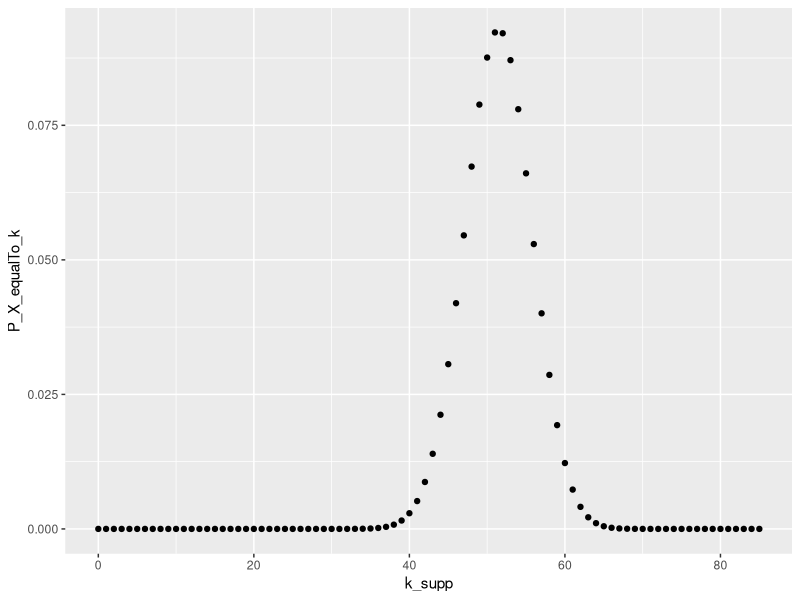
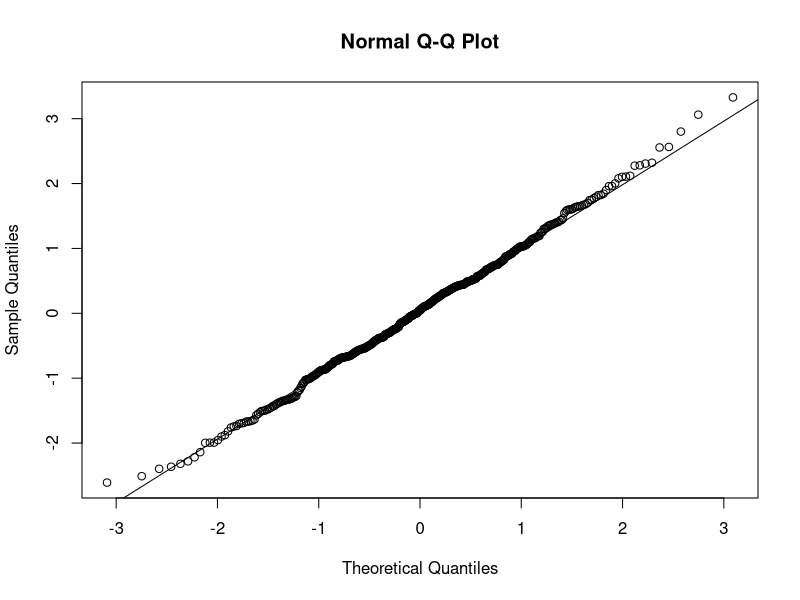
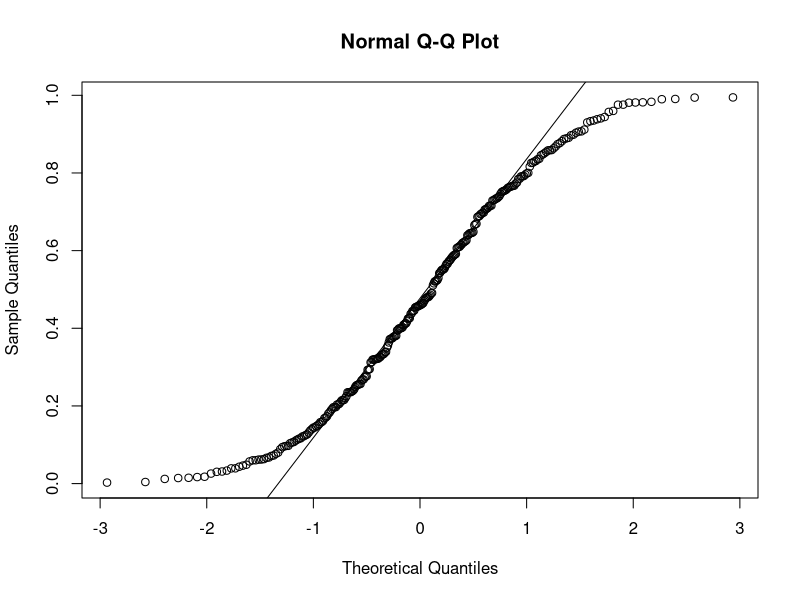

Write R code to recreate these figures, in order.
## ---- chunk 1
knitr::opts_chunk$set(echo = TRUE)
library(ggplot2)
## ---- chunk 2
# Say we have the following (contingency) table
n_non_smoke_disease <- 35
n_smoke_disease <- 50
n_non_smoke_healthy <- 500
n_smoke_healthy <- 300

disease_smoke_tbl <- data.frame('disease' = c(n_non_smoke_disease, n_smoke_disease), 
                                'healthy' = c(n_non_smoke_healthy, n_smoke_healthy))

rownames(disease_smoke_tbl) <- c('non-smoke', 'smoke')

disease_smoke_tbl

# Then, we compare the disease proportions of smoke and non-smoke people.

# Null hypothesis H_0: p = p0. 
# - p is the diease proportion of one condition, non-smoke or smoke. 
# - p0 is the disease proportion of the other condition, and we take 
#   p0 as constant to perform one-sample proportion test. 

# If we use the disease proportion of smoke as p0:
prop.test(x = disease_smoke_tbl['non-smoke', 'disease'], n = sum(disease_smoke_tbl['non-smoke',]),
          p = disease_smoke_tbl['smoke', 'disease'] / sum(disease_smoke_tbl['smoke', ]),
          alternative = 'two.sided', correct = F)

# If we use the disease proportion of non-smoke as p0:
prop.test(x = disease_smoke_tbl['smoke', 'disease'], n = sum(disease_smoke_tbl['smoke',]),
          p = disease_smoke_tbl['non-smoke', 'disease'] / sum(disease_smoke_tbl['non-smoke', ]),
          alternative = 'two.sided', correct = F)

# If we use two-sample proportion test
prop.test(x = as.matrix(disease_smoke_tbl), alternative = 'two.sided', correct = F)
## ---- chunk 3
# sc represents statistical convention
sc_disease_smoke_tbl <- disease_smoke_tbl
sc_disease_smoke_tbl$total = rowSums(sc_disease_smoke_tbl)
sc_disease_smoke_tbl <- rbind(sc_disease_smoke_tbl, colSums(sc_disease_smoke_tbl))
rownames(sc_disease_smoke_tbl)[3] <- 'total'
sc_disease_smoke_tbl
## ---- chunk 4
# df is the shorthand for data frame.
disease_smoke_raw_df <- data.frame(
  disease = c(rep('yes', n_non_smoke_disease + n_smoke_disease), 
              rep('no', n_non_smoke_healthy + n_smoke_healthy)),
  smoke = c(rep('yes', n_smoke_disease), rep('no', n_non_smoke_disease),
            rep('yes', n_smoke_healthy), rep('no', n_non_smoke_healthy)),
  stringsAsFactors = F
)
head(disease_smoke_raw_df)

# Then, we prepare replace yes or no with more informative values.
# disease column:
# - yes -> disease
# - no  -> non-disease
# 
# smoke column
# - yes -> smoke
# - no  -> non-smoke
informative_ds_raw_df <- data.frame(
  disease = sapply(disease_smoke_raw_df$disease, function(x) {
    if (x == 'yes') {
      return('disease')
    } else if (x == 'no') {
      return('non-disease')
    } else {
      stop(paste("Unkown disease condition", x))
    }
  }), 
  smoke = sapply(disease_smoke_raw_df$smoke, function(x) {
    if (x == 'yes') {
      return('smoke')
    } else if (x == 'no') {
      return('non-smoke')
    } else {
      stop(paste("Unkown smoke condition", x))
    }
  })
)

# Generate contingency table
ds_2x2_tbl <- table(informative_ds_raw_df$smoke, informative_ds_raw_df$disease)
ds_2x2_tbl

# Identical to original table
disease_smoke_tbl
## ---- chunk 5
# Print the 2x2 table again
ds_2x2_tbl

# Perform chi square test
chisq.test(ds_2x2_tbl, correct = F)

# Compare to prop.test
prop.test(x = as.matrix(disease_smoke_tbl), alternative = 'two.sided', correct = F)
## ---- chunk 6
# This lists the number and marginal **sums**
sc_disease_smoke_tbl

# This lists the proportion and marginal **proportions**
sc_disease_smoke_tbl / sc_disease_smoke_tbl['total', 'total']

## ---- chunk 7
ds_2x2_tbl
n <- sum(ds_2x2_tbl)

p11 <- rowSums(ds_2x2_tbl)[1] / n * colSums(ds_2x2_tbl)[1] / n
p12 <- rowSums(ds_2x2_tbl)[1] / n * colSums(ds_2x2_tbl)[2] / n
p21 <- rowSums(ds_2x2_tbl)[2] / n * colSums(ds_2x2_tbl)[1] / n
p22 <- rowSums(ds_2x2_tbl)[2] / n * colSums(ds_2x2_tbl)[2] / n

e11 <- p11 * n
e12 <- p12 * n
e21 <- p21 * n
e22 <- p22 * n

x2_helper <- function(o, e) {
  return((o - e)^2 / e)
}

x2 <- x2_helper(ds_2x2_tbl[1, 1], e11) + 
      x2_helper(ds_2x2_tbl[1, 2], e12) + 
      x2_helper(ds_2x2_tbl[2, 1], e21) + 
      x2_helper(ds_2x2_tbl[2, 2], e22)
names(x2) <- 'x_square'
x2

# This is identical to the result of chisq.test
chisq.test(ds_2x2_tbl, correct = F)$statistic
## ---- chunk 8
ds_2x2_tbl

# Apply Fisher's exact test
fisher.test(ds_2x2_tbl, alternative='two.sided')

# Compare to chi-square test
chisq.test(ds_2x2_tbl, correct = F)
## ---- chunk 9
ds_2x2_tbl
n = sum(ds_2x2_tbl)

p_test_stat <- (choose(ds_2x2_tbl[1, 1] + ds_2x2_tbl[1, 2], ds_2x2_tbl[1, 1]) 
                * choose(ds_2x2_tbl[2, 1] + ds_2x2_tbl[2, 2], ds_2x2_tbl[2, 1])
                / choose(n, ds_2x2_tbl[1, 1] + ds_2x2_tbl[2, 1]))

p_test_stat
## ---- chunk 10
ds_2x2_tbl

N <- sum(ds_2x2_tbl)
K <- ds_2x2_tbl[1, 1] + ds_2x2_tbl[1, 2]
n <- ds_2x2_tbl[1, 1] + ds_2x2_tbl[2, 1]

k_supp <- seq(max(0, n+K-N), min(n, K))
# k_supp is as expected
k_supp

# We will use dhyper to calculate the probabilities
# From the documentation of dhyper:
# p(x) = choose(m, x) choose(n, k-x) / choose(m+n, k) 
# for x = 0, ..., k.
# Then, we plug in our parameters generated using the wikipedia notation:
P_X_equalTo_k <- dhyper(x = k_supp, m = K, n = N-K, k = n)
P_X_equalTo_k
# This is slightly confusing, you have to check each parameter carefully. 
qplot(x = k_supp, y = P_X_equalTo_k, geom = 'point')
## ---- chunk 11
two_sided_p_val <- sum(P_X_equalTo_k[
  P_X_equalTo_k <= P_X_equalTo_k[k_supp==ds_2x2_tbl[1,1]]])
two_sided_p_val

# Compare to fisher.test
two_sided_ref_p_val <- fisher.test(ds_2x2_tbl, alternative='two.sided')$p.val
two_sided_ref_p_val
all.equal(two_sided_p_val, two_sided_ref_p_val)

# alternative hypothesis is less than
one_sided_ahl_p_val <- sum(P_X_equalTo_k[k_supp <= ds_2x2_tbl[1, 1]])
one_sided_ahl_p_val

one_sided_ahl_ref_p_val <- fisher.test(ds_2x2_tbl, alternative='l')$p.val
one_sided_ahl_ref_p_val
all.equal(one_sided_ahl_p_val, one_sided_ahl_ref_p_val)

# alternative hypothesis is greater than
one_sided_ahg_p_val <- sum(P_X_equalTo_k[k_supp >= ds_2x2_tbl[1, 1]])
one_sided_ahg_p_val

one_sided_ahg_ref_p_val <- fisher.test(ds_2x2_tbl, alternative='g')$p.val
one_sided_ahg_ref_p_val
all.equal(one_sided_ahg_p_val, one_sided_ahg_ref_p_val)
## ---- chunk 12
ds_2x2_tbl2 <- ds_2x2_tbl
ds_2x2_tbl2[1, 1] <- 30
ds_2x2_tbl2[2, 1] <- 55
ds_2x2_tbl2
## ---- chunk 13
t(ds_2x2_tbl)
## ---- chunk 14
data <- matrix(c(6, 2, 8, 4), ncol=2, byrow=T)
mcnemar.test(data)

## ---- chunk 15
x <- rnorm(50) 
y <- runif(30)
## ---- chunk 16
ks.test(x,y)
## ---- chunk 17
ks.test(x, y, alternative = "less")
ks.test(x, y, alternative = "greater")
## ---- chunk 18
x <- rnorm(10)
y <- runif(6)
ks.test(x, y)
## ---- chunk 19
x <- rnorm(500) 
y <- runif(300)
## ---- chunk 20
qqnorm(x)
qqline(x)
## ---- chunk 21
qqnorm(y)
qqline(y)
